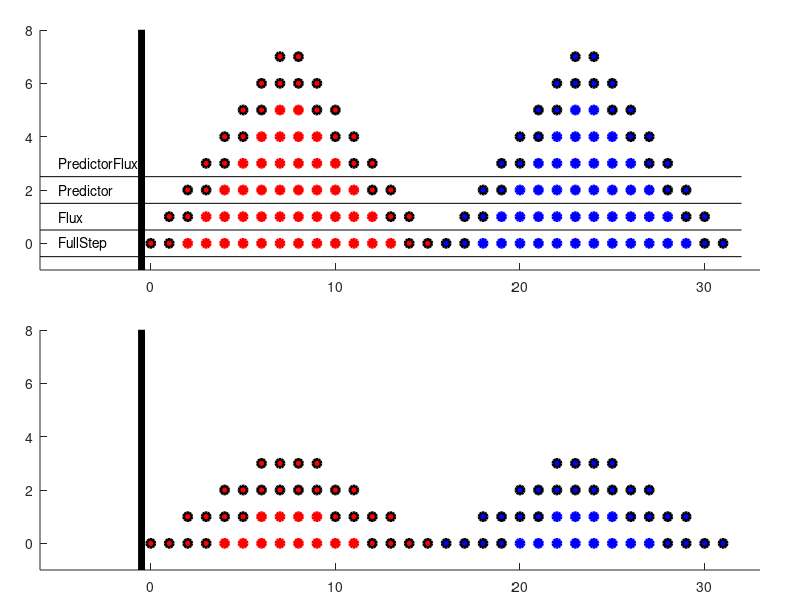
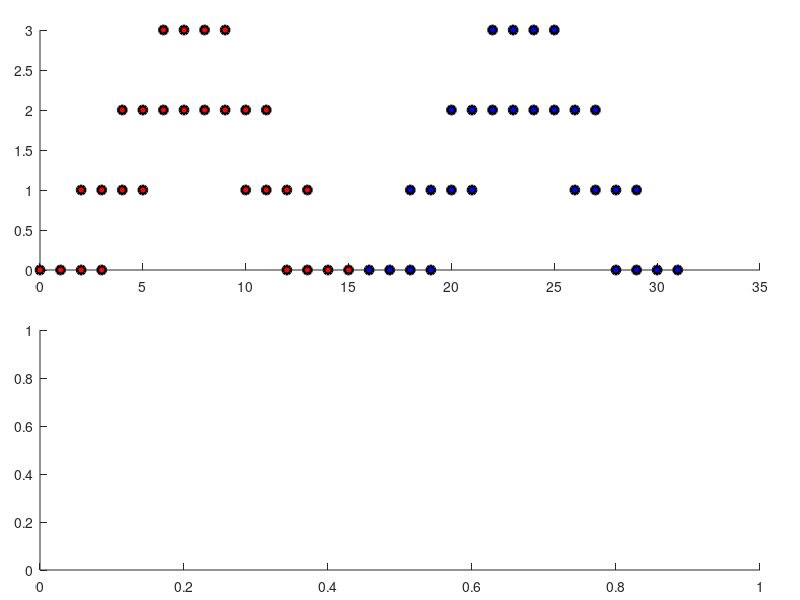

Write the MATLAB code that produced these figures, in order. (Note: this script raises an error after producing the figures.)
clear
clc
close all

%Full Triangle with tier type.  Problem with full triangle, folding.
%Solution, cut out flux parts.  Proceed as before.
%Triangle to flat and back.  Maybe use numbers.

tpb = 16;
clr = {'r','b'};
index = 1:tpb;
pos_top = [.05, .55, .9, .4];
pos_bottom = [.05, .05, .9, .4];

ax_top = subplot('position',pos_top);
ax_bottom = subplot('position',pos_bottom);

for k = 1:tpb/2
    for n = 1:2
        for a = k:(tpb+1)-k
            subplot(ax_top)
            hold on
            g = a+(n-1)*tpb-1;
            h = plot(g,k-1,strcat('o',clr{n}),'MarkerFaceColor',clr{n},'LineWidth',2);
            if a<(k+2) || a>(tpb-(k+1))
                set(h,'MarkerEdgeColor','k')
            end
        end
        if (k-1) < tpb/4
            for a = 2*(k-1):((tpb-1)-2*(k-1))
                subplot(ax_bottom)
                hold on
                g = a+(n-1)*(tpb);
                h = plot(g,k-1,strcat('o',clr{n}),'MarkerFaceColor',clr{n},'LineWidth',2);
                if a<(2*(k-1)+4) || a>((tpb-1)-2*(k-1)-4)
                    set(h,'MarkerEdgeColor','k')
                end
            end
        end
    end
end

subplot(ax_top)
text(-5,0,'FullStep')
text(-5,1,'Flux')
text(-5,2,'Predictor')
text(-5,3,'PredictorFlux')
xlim([-6,2*tpb+1])
ylim([-1,.5*tpb])
plot([-.5,-.5],[-1,2*tpb],'k','Linewidth',5)
for k = 0:3
    plot([-6,2*tpb],[k-.5,k-.5],'k')
end
subplot(ax_bottom)
xlim([-6,2*tpb+1])
ylim([-1,.5*tpb])
plot([-.5,-.5],[-1,2*tpb],'k','Linewidth',5)

% % some data with an awkward axis
%      plot(30:40,rand(1,11));
% % create a text annotation
%      ah=annotation('textbox');
% % ...and position it on the current axis
%      set(ah,'parent',gca);
%      set(ah,'position',[31 .1 3 .2]);

figure(2)
ax_top = subplot('position',pos_top);
ax_bottom = subplot('position',pos_bottom);


for k = 1:tpb/4
    for n = 1:2
        for a = 2*(k-1):((tpb-1)-2*(k-1))
            subplot(ax_top)
            hold on
            g = a+(n-1)*(tpb);
            if a<(2*(k-1)+4) || a>((tpb-1)-2*(k-1)-4)
                h = plot(g,k-1,strcat('o',clr{n}),'MarkerFaceColor',clr{n},'LineWidth',2);
                set(h,'MarkerEdgeColor','k')
            end
        end
    end
end

for k = 2:tpb/2
    for n = 1:2
        for a = k:(tpb+1)-k
            g = mod((a+(n-1)* tpb-1)-ht2,2*tpb);
            h = plot(g,ht2+(k-1),strcat('o',clr{n}),'MarkerFaceColor',clr{n},'LineWidth',2);
            if a<(k+2) || a>(tpb-(k+1))
                set(h,'MarkerEdgeColor','k')
            end
        end
    end
end

subplot(ax_top)
xlim([-6,2*tpb+1])
ylim([-1,.5*tpb])
plot([-.5,-.5],[-1,2*tpb],'k','Linewidth',5)

subplot(ax_bottom)
xlim([-6,2*tpb+1])
ylim([-1,.5*tpb])
plot([-.5,-.5],[-1,2*tpb],'k','Linewidth',5)

